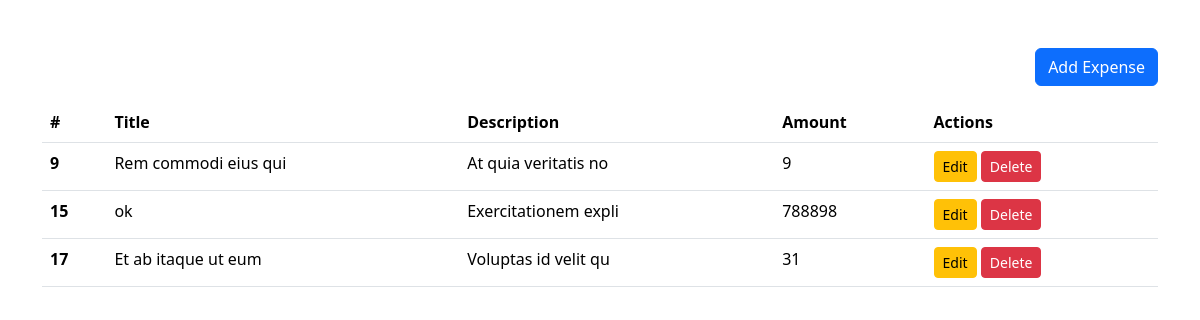
The page /expenses.php on the database its author committed.
### tables this page shows
CREATE TABLE `expenses` (
  `EXPENSES_ID` int(11) NOT NULL,
  `USER_ID` int(11) NOT NULL,
  `EXPENSE_TITLE` text NOT NULL,
  `EXPENSE_DESCRIPTION` text NOT NULL,
  `EXPENSE_AMOUNT` text NOT NULL
);

### expenses.php (the view, shortened to what this page needs)
<?php
$servername = "localhost";
$username = "root";
$password = "";
$dbname = "expense_management_system";
$conn = new mysqli($servername, $username, $password, $dbname);
function fetchExpenses($conn) {
    $expenses = [];
    $sql = "SELECT expenses_id, expense_title, expense_description, expense_amount FROM expenses";
    $result = $conn->query($sql);
    if ($result && $result->num_rows > 0) {
        while ($row = $result->fetch_assoc()) {
            $expenses[] = $row;
        }
    }
    return $expenses;
}
$expenses = fetchExpenses($conn);
?>
<!DOCTYPE html>
<html lang="en">
<head>
    <link rel="stylesheet" href="https://cdn.jsdelivr.net/npm/bootstrap@5.3.3/dist/css/bootstrap.min.css">
</head>
<body>
    <div class="container mt-5">
        <div class="text-end mb-3">
            <button type="button" class="btn btn-primary" data-bs-toggle="modal" data-bs-target="#expenseModal">Add Expense</button>
        </div>
        <table class="table">
            <thead>
                <tr>
                    <th scope="col">#</th>
                    <th scope="col">Title</th>
                    <th scope="col">Description</th>
                    <th scope="col">Amount</th>
                    <th scope="col">Actions</th>
                </tr>
            </thead>
            <tbody>
                <?php if (!empty($expenses)) : ?>
                    <?php foreach ($expenses as $row) : ?>
                        <tr>
                            <th scope="row"><?= $row['expenses_id'] ?></th>
                            <td><?= $row['expense_title'] ?></td>
                            <td><?= $row['expense_description'] ?></td>
                            <td><?= $row['expense_amount'] ?></td>
                            <td>
                                <button type="button" class="btn btn-warning btn-sm edit-btn" data-bs-toggle="modal" data-bs-target="#editExpenseModal" data-id="<?= $row['expenses_id'] ?>" data-title="<?= $row['expense_title'] ?>" data-description="<?= $row['expense_description'] ?>" data-amount="<?= $row['expense_amount'] ?>">Edit</button>
                                <form method="POST" style="display: inline-block;">
                                    <button type="submit" name="DeleteExpense" class="btn btn-danger btn-sm">Delete</button>
                                </form>
                            </td>
                        </tr>
                    <?php endforeach; ?>
                <?php else : ?>
                    <tr>
                        <td colspan="5" class="text-center">No expenses found</td>
                    </tr>
                <?php endif; ?>
            </tbody>
        </table>
    </div>
</body>
</html>

### rows shown on the page
expenses: EXPENSES_ID "9", EXPENSE_TITLE "Rem commodi eius qui", EXPENSE_DESCRIPTION "At quia veritatis no", EXPENSE_AMOUNT "9"
expenses: EXPENSES_ID "15", EXPENSE_TITLE "ok", EXPENSE_DESCRIPTION "Exercitationem expli", EXPENSE_AMOUNT "788898"
expenses: EXPENSES_ID "17", EXPENSE_TITLE "Et ab itaque ut eum", EXPENSE_DESCRIPTION "Voluptas id velit qu", EXPENSE_AMOUNT "31"
